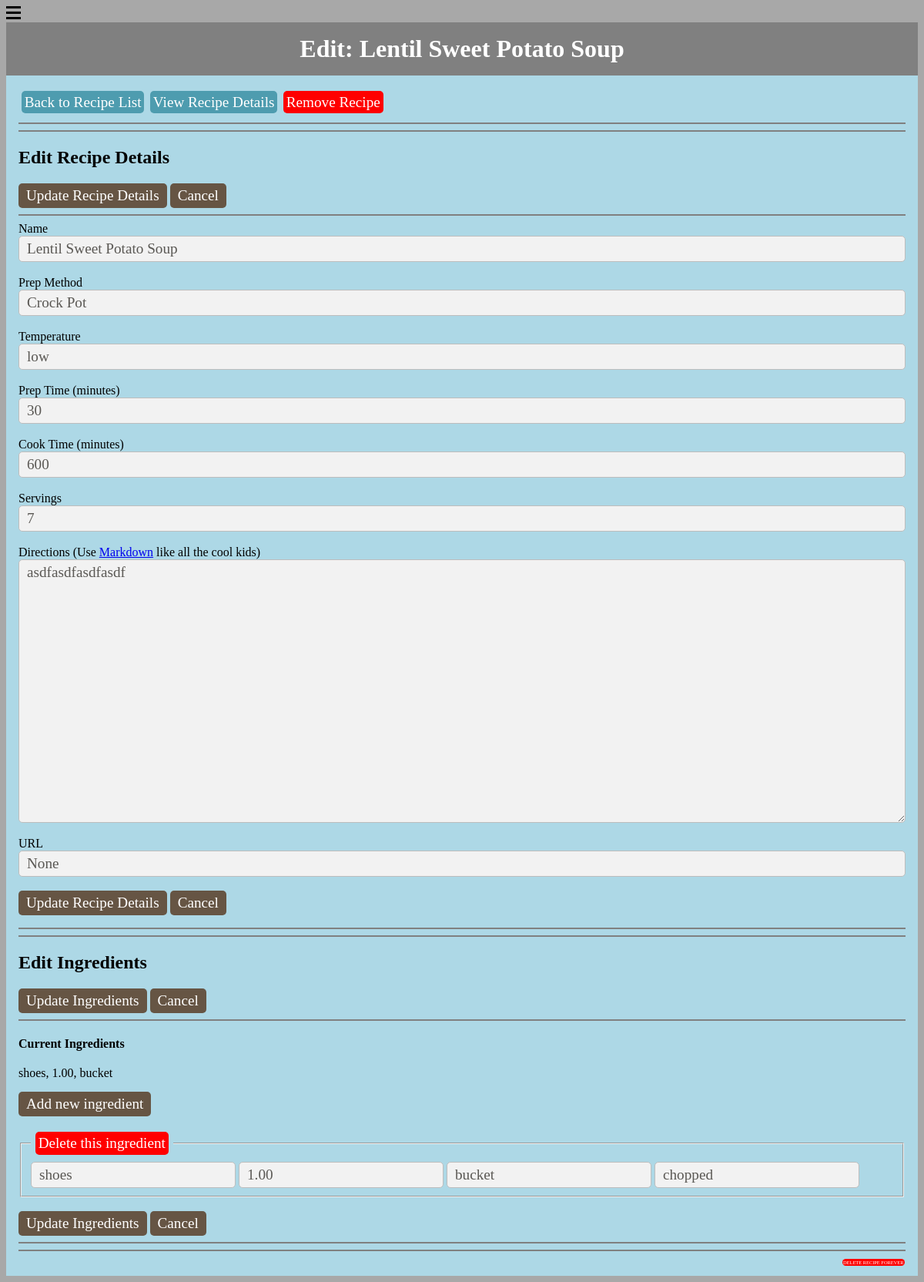
Page /menu/4/editrecipe on the earlier database version.
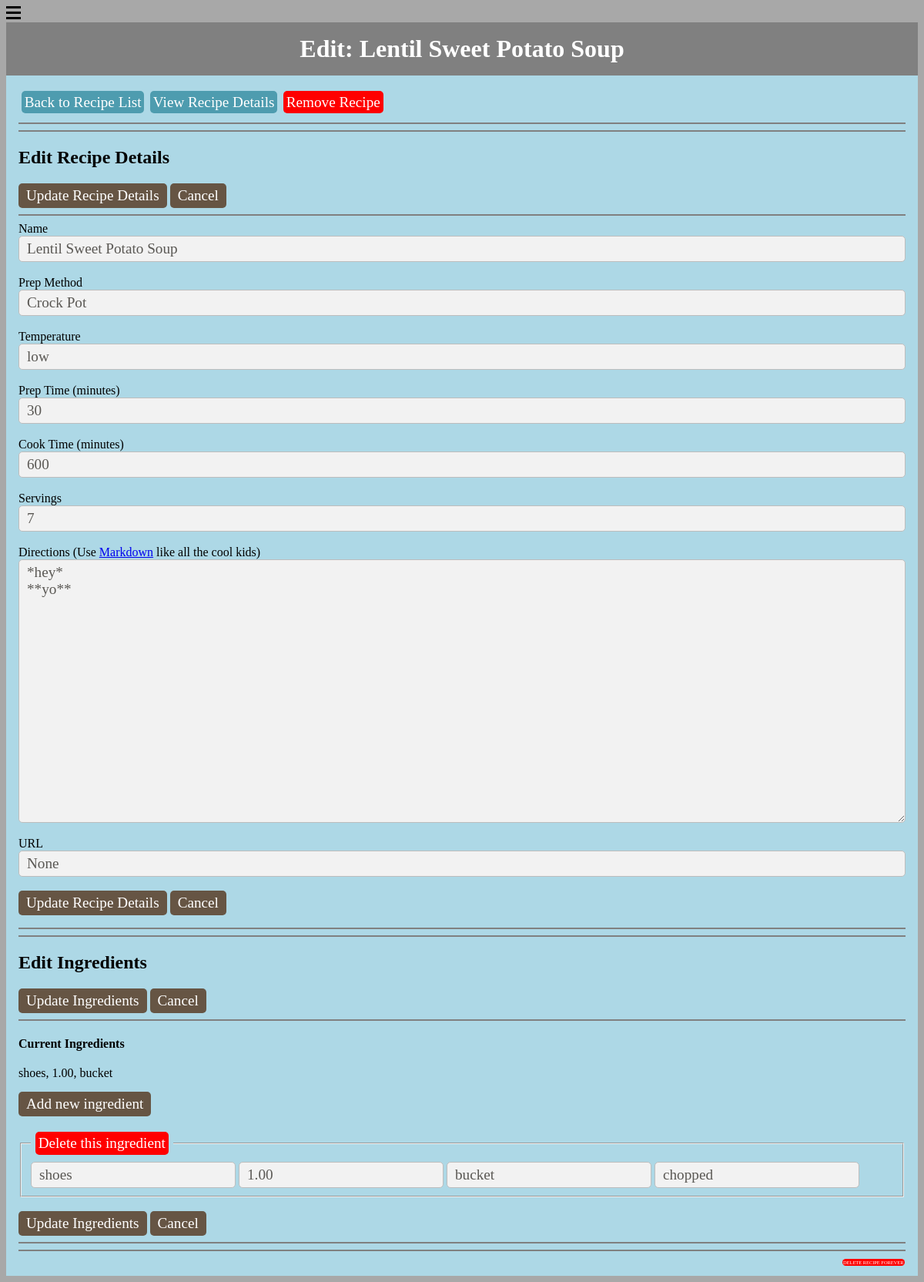
Same page on the later database version.
### menu/models.py (models this page shows, shortened)
class Recipe(models.Model):
    id = models.AutoField(primary_key=True)
    name = models.CharField(max_length=80)
    prepMethod = models.CharField(max_length=30, null=True, blank=True)
    temperature = models.CharField(max_length=10, null=True, blank=True)
    directions = models.TextField(null=True)
    source = models.CharField(max_length=1000, null=True, blank=True)
    servings = models.IntegerField(null=True, blank=True)
    prepTime = models.IntegerField(null=True, blank=True)
    cookTime = models.IntegerField(null=True, blank=True)
    enabled = models.IntegerField(default=1)
    class Meta:
        ordering = ('name', )

### menu/views.py (the view)
# urls.py: url(r'^(?P<pk>[0-9]+)/editrecipe$', views.EditRecipe.as_view(), name='editrecipe'),
class EditRecipe(generic.DetailView):
    model = Recipe
    template_name = 'menu/editrecipe.html'
    def get_queryset(self):
        return Recipe.objects.all()

### menu/templates/menu/editrecipe.html (shortened to what this page needs)
{% load staticfiles %}
{% load menu_extras %}
{% include "menu/hamburgermenu.html" %}
{% include "menu/stylesheets.html" %}
<div id="title">
    Edit: {{ recipe.name }}
</div>
<div id="content">
    <nav>
        <a class="button" id="nav" href="{% url 'menu:index' %}">Back to Recipe List</a>
        <a class="button" id="nav" href="{% url 'menu:recipedetails' recipe.id %}">View Recipe Details</a>
        <a class="button" id="delete" href="{% url 'menu:disablerecipe' recipe.id %}">Remove Recipe</a>
    </nav><div style="clear:both"></div>
    <hr noshade><hr noshade>
    <h2>Edit Recipe Details</h2>
    <input type=submit value="Update Recipe Details" id="submit"/>
    <a class="button" href="{% url 'menu:recipedetails' recipe.id %}">Cancel</a>
    <hr noshade>
    <form action="{% url 'menu:updaterecipe' recipe.id %}" method="post">
        Name<br><input type=text name="name" value="{{ recipe.name }}" id="text"><br><br>
        Prep Method<br><input type=text name="method" value="{{ recipe.prepMethod }}" id="text"><br><br>
        Temperature<br><input type=text name="temp" value="{{ recipe.temperature }}" id="text"><br><br>
        Prep Time (minutes)<br><input type=text name="prep" value="{{ recipe.prepTime }}" id="text"><br><br>
        Cook Time (minutes)<br><input type=text name="cook" value="{{ recipe.cookTime }}" id="text"><br><br>
        Servings<br><input type=text name="serves" value="{{ recipe.servings }}" id="text"><br><br>
        Directions (Use <a target="blank" href="https://en.wikipedia.org/wiki/Markdown#Example">Markdown</a> like all the cool kids)<br><textarea name="directions" ROWS=15 COLS=35>{{ recipe.directions }}</textarea><br><br>
        URL<br><input type=text name="source" value="{{ recipe.source }}" id="text"><br><br>
        <input type=submit value="Update Recipe Details" id="submit"/>
        <a class="button" href="{% url 'menu:recipedetails' recipe.id %}">Cancel</a>
    </form>
    <hr noshade><hr noshade>
    <h2>Edit Ingredients</h2>
    <input type=submit value="Update Ingredients" id="submit">
    <a class="button" href="{% url 'menu:recipedetails' recipe.id %}">Cancel</a>
    <hr noshade>
    <form action="{% url 'menu:updateingredient' recipe.id %}" method="post">
        <h4>Current Ingredients</h4>
            {% for i in recipe.ingredient_set.all %}
                <ul>
                    <li id="nospace">{{ i.name }}, {{ i.amount }}, {{ i.unit }}</li>
                </ul>
            {% endfor %}
        <p><a class="button" href="{% url 'menu:addingredient' recipe.id %}" method="post">Add new ingredient</a></p>
        {% for i in recipe.ingredient_set.all %}
            <fieldset name = "{{i.id}},ingredients">
                <legend><a class="button" id="delete" href="{% url 'menu:deleteingredient' i.id %}" method="post">Delete this ingredient</a></legend>
                <input type=text placeholder="name" name="{{i.id}},name" value="{{ i.name }}">
                <input type=text placeholder="amount" name="{{i.id}},amount" value="{{ i.amount }}">
                <input type=text placeholder="units" name="{{i.id}},unit" value="{{ i.unit }}">
                <input type=text placeholder="comment" name="{{i.id}},comment" value="{{ i.comment }}">
            </fieldset>
        {% endfor %}
        <br>
        <input type=submit value="Update Ingredients" id="submit">
        <a class="button" href="{% url 'menu:recipedetails' recipe.id %}">Cancel</a>
        <hr noshade><hr noshade>
        <a class="button" id="deleteforever" href="{% url 'menu:deleterecipeforever' recipe.id %}">DELETE RECIPE FOREVER</a>
    </form>
</div>

Differences in the rows shown:
changed Recipe "Lentil Sweet Potato Soup": directions "asdfasdfasdfasdf" → "*hey* **yo**"
